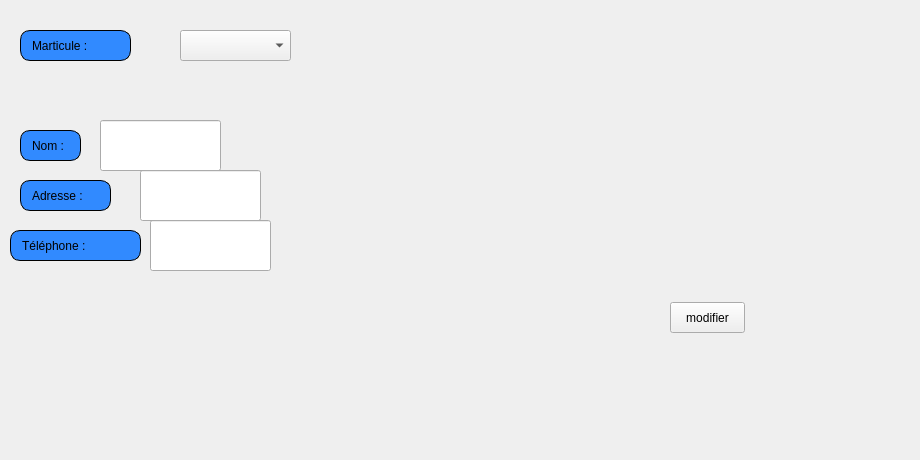
     <widget class="QWidget" name="tab_6">
      <attribute name="icon">
       <iconset>
        <normaloff>../../gestion_fournisseur/gEdit.png</normaloff>../../gestion_fournisseur/gEdit.png</iconset>
      </attribute>
      <attribute name="title">
       <string>Modifier</string>
      </attribute>
      <widget class="QLabel" name="label_9">
       <property name="geometry">
        <rect>
         <x>-20</x>
         <y>-30</y>
         <width>911</width>
         <height>451</height>
        </rect>
       </property>
       <property name="text">
        <string/>
       </property>
       <property name="pixmap">
        <pixmap resource="ressources.qrc">:/images/img/imf.jpg</pixmap>
       </property>
      </widget>
      <widget class="QLabel" name="label_10">
       <property name="geometry">
        <rect>
         <x>20</x>
         <y>30</y>
         <width>111</width>
         <height>31</height>
        </rect>
       </property>
       <property name="styleSheet">
        <string notr="true">border: 1px solid black;
border-radius: 10px;
padding: 0 8px;
background: #318aff;
font: bold, &quot;Arial&quot;;;
text-align:center;</string>
       </property>
       <property name="text">
        <string>Marticule :</string>
       </property>
      </widget>
      <widget class="QLabel" name="label_11">
       <property name="geometry">
        <rect>
         <x>20</x>
         <y>180</y>
         <width>91</width>
         <height>31</height>
        </rect>
       </property>
       <property name="styleSheet">
        <string notr="true">border: 1px solid black;
border-radius: 10px;
padding: 0 8px;
background: #318aff;
font: bold, &quot;Arial&quot;;;
text-align:center;</string>
       </property>
       <property name="text">
        <string>Adresse :</string>
       </property>
      </widget>
      <widget class="QLabel" name="label_12">
       <property name="geometry">
        <rect>
         <x>10</x>
         <y>230</y>
         <width>131</width>
         <height>31</height>
        </rect>
       </property>
       <property name="styleSheet">
        <string notr="true">border: 1px solid black;
border-radius: 10px;
padding: 0 8px;
background: #318aff;
font: bold, &quot;Arial&quot;;;
text-align:center;</string>
       </property>
       <property name="text">
        <string>Téléphone :</string>
       </property>
      </widget>
      <widget class="QPushButton" name="pushButton_10">
       <property name="geometry">
        <rect>
         <x>490</x>
         <y>290</y>
         <width>111</width>
         <height>41</height>
        </rect>
       </property>
       <property name="styleSheet">
        <string notr="true">#pushButton_10{
	image: url(:/new/prefix1/i,qge/B.png);
border:none;}</string>
       </property>
       <property name="text">
        <string/>
       </property>
      </widget>
      <widget class="QLabel" name="label_39">
       <property name="geometry">
        <rect>
         <x>20</x>
         <y>130</y>
         <width>61</width>
         <height>31</height>
        </rect>
       </property>
       <property name="styleSheet">
        <string notr="true">border: 1px solid black;
border-radius: 10px;
padding: 0 8px;
background: #318aff;
font: bold, &quot;Arial&quot;;;
text-align:center;</string>
       </property>
       <property name="text">
        <string>Nom :</string>
       </property>
      </widget>
      <widget class="QLineEdit" name="lineEdit">
       <property name="geometry">
        <rect>
         <x>100</x>
         <y>120</y>
         <width>121</width>
         <height>51</height>
        </rect>
       </property>
      </widget>
      <widget class="QLineEdit" name="lineEdit_2">
       <property name="geometry">
        <rect>
         <x>140</x>
         <y>170</y>
         <width>121</width>
         <height>51</height>
        </rect>
       </property>
      </widget>
      <widget class="QLineEdit" name="lineEdit_3">
       <property name="geometry">
        <rect>
         <x>150</x>
         <y>220</y>
         <width>121</width>
         <height>51</height>
        </rect>
       </property>
      </widget>
      <widget class="QPushButton" name="modifier_fournisseur">
       <property name="geometry">
        <rect>
         <x>670</x>
         <y>302</y>
         <width>75</width>
         <height>31</height>
        </rect>
       </property>
       <property name="styleSheet">
        <string notr="true">#modifier_fournisseur{
font: bold, &quot;Arial&quot;;;     background-color: qlineargradient(x1: 0, y1: 0, x2: 0, y2: 1,
                                       stop: 0 #dadbde, stop: 1 #f6f7fa);
}
#modifier_fournisseur:pressed {
font: bold, &quot;Arial&quot;;;     background-color: qlineargradient(x1: 0, y1: 0, x2: 0, y2: 1,
                                       stop: 0 #dadbde, stop: 1 #fff07b);}</string>
       </property>
       <property name="text">
        <string>modifier</string>
       </property>
       <property name="icon">
        <iconset resource="ressources.qrc">
         <normaloff>:/images/img/B.png</normaloff>:/images/img/B.png</iconset>
       </property>
      </widget>
      <widget class="QComboBox" name="mat_fourn">
       <property name="geometry">
        <rect>
         <x>180</x>
         <y>30</y>
         <width>111</width>
         <height>31</height>
        </rect>
       </property>
      </widget>
     </widget>
